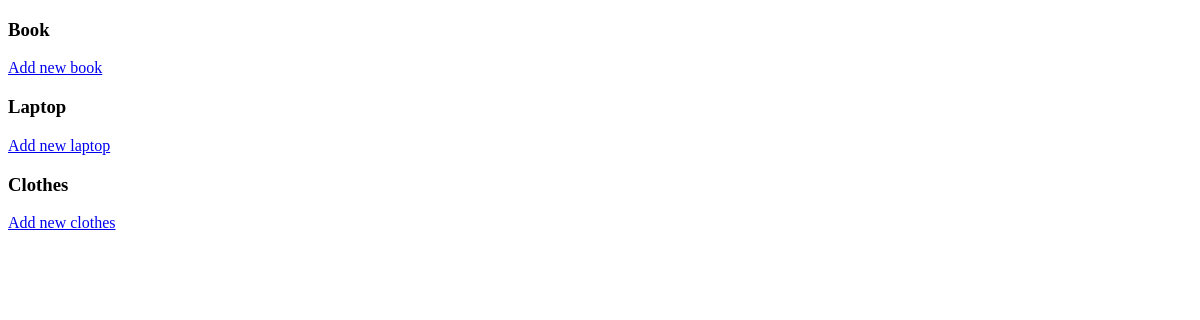
The app's page /manager/, older data.
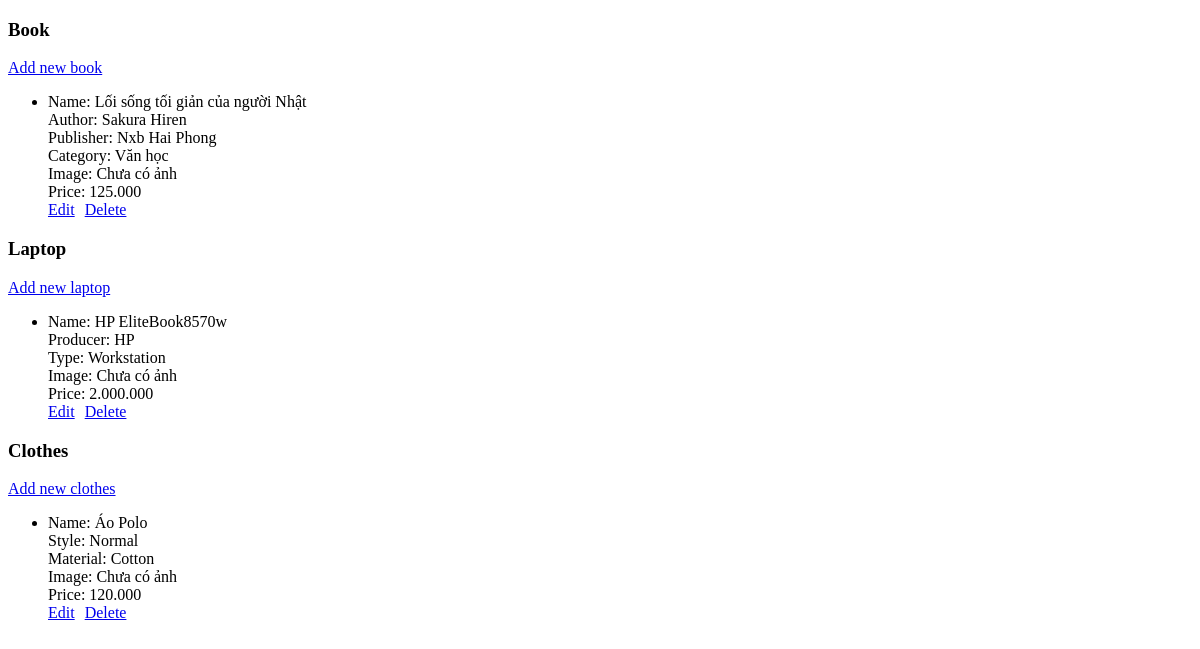
The same page, newer data.
### order/models.py (models this page shows, shortened)
class BookItem(models.Model):
	price = models.CharField(max_length=64)
	image = models.CharField(max_length=64)
	book = models.ForeignKey(Book, on_delete=models.CASCADE)
	comment = models.ForeignKey(Comment, null=True, blank=True, on_delete=models.CASCADE)

class Book(models.Model):
	name = models.CharField(max_length=64)
	numberPage = models.CharField(max_length=64)
	author = models.ForeignKey(Author, on_delete=models.CASCADE)
	publisher = models.ForeignKey(Publisher, on_delete=models.CASCADE)
	category = models.ForeignKey(Category, on_delete=models.CASCADE)

class Author(models.Model):
	name = models.CharField(max_length=64)
	phone = models.CharField(max_length=64)

class Publisher(models.Model):
	name = models.CharField(max_length=64)
	address = models.CharField(max_length=64)
	phone = models.CharField(max_length=64)

class Category(models.Model):
	name = models.CharField(max_length=64)

class LaptopItem(models.Model):
	price = models.CharField(max_length=64)
	image = models.CharField(max_length=64)
	laptop = models.ForeignKey(Laptop, on_delete=models.CASCADE)

class Laptop(models.Model):
	name = models.CharField(max_length=64)
	color = models.CharField(max_length=64)
	producer = models.ForeignKey(Producer, on_delete=models.CASCADE)
	type = models.ForeignKey(Types, on_delete=models.CASCADE)

class Producer(models.Model):
	name = models.CharField(max_length=64)
	address = models.CharField(max_length=64)

class Types(models.Model):
	name = models.CharField(max_length=64)
	value = models.CharField(max_length=64)

class ClothesItem(models.Model):
	price = models.CharField(max_length=64)
	image = models.CharField(max_length=64)
	clothes = models.ForeignKey(Clothes, on_delete=models.CASCADE)

class Clothes(models.Model):
	name = models.CharField(max_length=64)
	color = models.CharField(max_length=64)
	style = models.ForeignKey(Styles, on_delete=models.CASCADE)
	material = models.ForeignKey(Material, on_delete=models.CASCADE)

class Styles(models.Model):
	name = models.CharField(max_length=64)
	gender = models.IntegerField()

class Material(models.Model):
	name = models.CharField(max_length=64)

### product/views.py (the view)
# urls.py: path("", views.index, name="index"),
def index(request):
	context = {
		"BookItem": BookItem.objects.all(),
		"LaptopItem": LaptopItem.objects.all(),
		"ClothesItem": ClothesItem.objects.all()
	}
	return render(request, "product/index.html", context)

### product/templates/product/index.html (shortened to what this page needs)
{% load static %}
<!DOCTYPE html>
<html>
<head>
</head>
<body>
	<div>
		<h3>Book</h3> <a href="book/addProduct" >Add new book</a>
		<ul>
			{% for item in BookItem %}
				<li>
					<div>Name: {{item.book.name}}</div>
					<div>Author: {{item.book.author.name}}</div>
					<div>Publisher: {{item.book.publisher.name}}</div>
					<div>Category: {{item.book.category.name}}</div>
					<div>Image: {{item.image}}</div>
					<div>Price: {{item.price}}</div>
					<div><a href="book/updateProduct/{{item.id}}">Edit</a><a style="margin-left: 10px" href="book/deletedProduct/{{item.id}}">Delete</a></div>
				</li>
			{% endfor %}
		</ul>
	</div>
	<div>
		<h3>Laptop</h3> <a href="laptop/addProduct" >Add new laptop</a>
		<ul>
			{% for item in LaptopItem %}
				<li>
					<div>Name: {{item.laptop.name}}</div>
					<div>Producer: {{item.laptop.producer.name}}</div>
					<div>Type: {{item.laptop.type.name}}</div>
					<div>Image: {{item.image}}</div>
					<div>Price: {{item.price}}</div>
					<div><a href="laptop/updateProduct/{{item.id}}">Edit</a><a style="margin-left: 10px" href="laptop/deletedProduct/{{item.id}}">Delete</a></div>
				</li>
			{% endfor %}
		</ul>
	</div>
	<div>
		<h3>Clothes</h3> <a href="clothes/addProduct" >Add new clothes</a>
		<ul>
			{% for item in ClothesItem %}
				<li>
					<div>Name: {{item.clothes.name}}</div>
					<div>Style: {{item.clothes.style.name}}</div>
					<div>Material: {{item.clothes.material.name}}</div>
					<div>Image: {{item.image}}</div>
					<div>Price: {{item.price}}</div>
					<div><a href="clothes/updateProduct/{{item.id}}">Edit</a><a style="margin-left: 10px" href="clothes/deletedProduct/{{item.id}}">Delete</a></div>
				</li>
			{% endfor %}
		</ul>
	</div>
</body>
</html>

Row changes from the older to the newer data that the page shows:
added BookItem: book.name "Lối sống tối giản của người Nhật", book.author.name "Sakura Hiren", book.publisher.name "Nxb Hai Phong", book.category.name "Văn học", image "Chưa có ảnh", price "125.000"
added LaptopItem: laptop.name "HP EliteBook8570w", laptop.producer.name "HP", laptop.type.name "Workstation", image "Chưa có ảnh", price "2.000.000"
added ClothesItem: clothes.name "Áo Polo", clothes.style.name "Normal", clothes.material.name "Cotton", image "Chưa có ảnh", price "120.000"
